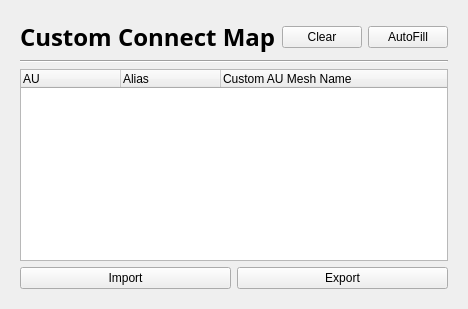
     <widget class="QWidget" name="ccmPage1">
      <layout class="QVBoxLayout" name="verticalLayout_21">
       <item>
        <widget class="QWidget" name="customMapWidget" native="true">
         <layout class="QVBoxLayout" name="verticalLayout_2">
          <item>
           <layout class="QHBoxLayout" name="horizontalLayout_6">
            <item>
             <widget class="QLabel" name="label_5">
              <property name="styleSheet">
               <string notr="true">QLabel {font: 18pt Arial Black; font-weight:bold}</string>
              </property>
              <property name="text">
               <string>Custom Connect Map</string>
              </property>
              <property name="alignment">
               <set>Qt::AlignLeading|Qt::AlignLeft|Qt::AlignVCenter</set>
              </property>
             </widget>
            </item>
            <item>
             <widget class="QPushButton" name="clearAUBtn">
              <property name="text">
               <string>Clear</string>
              </property>
             </widget>
            </item>
            <item>
             <widget class="QPushButton" name="autoFillAUBtn">
              <property name="text">
               <string>AutoFill</string>
              </property>
             </widget>
            </item>
           </layout>
          </item>
          <item>
           <widget class="Line" name="line_6">
            <property name="orientation">
             <enum>Qt::Horizontal</enum>
            </property>
           </widget>
          </item>
          <item>
           <widget class="QTreeWidget" name="customConnectMapTreeWidget">
            <property name="maximumSize">
             <size>
              <width>16777215</width>
              <height>16777215</height>
             </size>
            </property>
            <column>
             <property name="text">
              <string>AU</string>
             </property>
            </column>
            <column>
             <property name="text">
              <string>Alias</string>
             </property>
            </column>
            <column>
             <property name="text">
              <string>Custom AU Mesh Name</string>
             </property>
            </column>
           </widget>
          </item>
          <item>
           <layout class="QHBoxLayout" name="horizontalLayout_4">
            <item>
             <widget class="QPushButton" name="importMapBtn">
              <property name="text">
               <string>Import</string>
              </property>
             </widget>
            </item>
            <item>
             <widget class="QPushButton" name="exportMapBtn">
              <property name="text">
               <string>Export</string>
              </property>
             </widget>
            </item>
           </layout>
          </item>
         </layout>
        </widget>
       </item>
      </layout>
     </widget>
